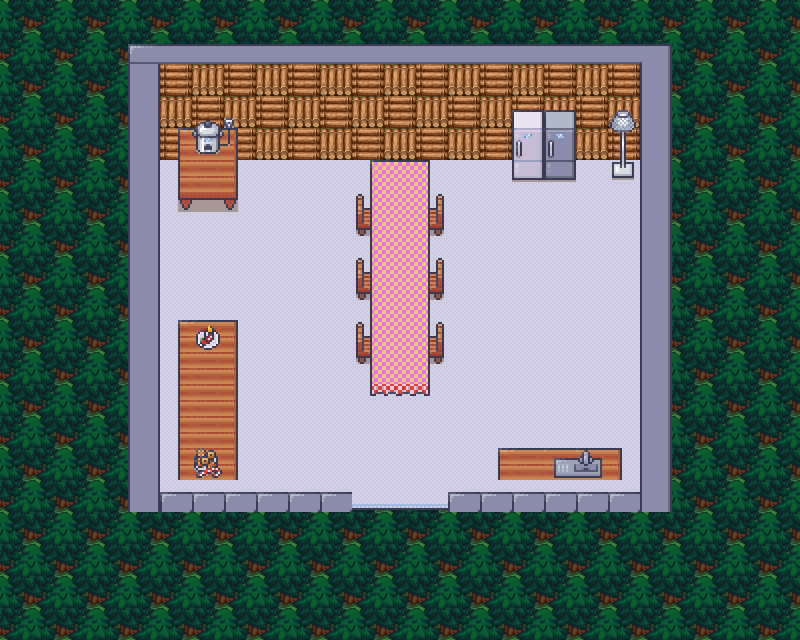

The image is a tile-based game level rendered from a .tmx file. Its description and source (layers, tilesets, objects; grid data summarised) follow:
An orthogonal 25x20 tile map with 32x32 px tiles, 4 tile layers (baseLayer, floorLayer, kitchenLayer, equipmentLayer), 5 tilesets and 1 object (start).

<map version="1.10" tiledversion="1.10.2" orientation="orthogonal" renderorder="right-down" width="25" height="20" tilewidth="32" tileheight="32" infinite="0" nextlayerid="6" nextobjectid="7">
 <editorsettings>
  <export target="assets/kitchenMapNew.tmj" format="json" />
 </editorsettings>
 <tileset firstgid="1" name="Desert32x32" tilewidth="32" tileheight="32" tilecount="256" columns="16">
  <image source="assets/Desert32x32.png" width="512" height="512" />
 </tileset>
 <tileset firstgid="257" name="Farming32x32" tilewidth="32" tileheight="32" tilecount="400" columns="20">
  <image source="assets/Farming32x32.png" width="640" height="640" />
 </tileset>
 <tileset firstgid="657" name="Forest32x32" tilewidth="32" tileheight="32" tilecount="256" columns="16">
  <image source="assets/Forest32x32.png" width="512" height="512" />
 </tileset>
 <tileset firstgid="913" name="Kitchen32x32" tilewidth="32" tileheight="32" tilecount="784" columns="16">
  <image source="assets/Kitchen32x32.png" width="512" height="1568" />
 </tileset>
 <tileset firstgid="1697" name="Village32x32" tilewidth="32" tileheight="32" tilecount="360" columns="8">
  <image source="assets/Village32x32.png" width="256" height="1450" />
 </tileset>
 <layer id="1" name="baseLayer" width="25" height="20">
  <data>[500 cells, 500 non-empty, 4 distinct tile ids]</data>
 </layer>
 <layer id="4" name="floorLayer" width="25" height="20">
  <data>[500 cells, 221 non-empty, 5 distinct tile ids]</data>
 </layer>
 <layer id="2" name="kitchenLayer" width="25" height="20">
  <data>[500 cells, 98 non-empty, 19 distinct tile ids]</data>
 </layer>
 <layer id="3" name="equipmentLayer" width="25" height="20">
  <data>[500 cells, 41 non-empty, 26 distinct tile ids]</data>
 </layer>
 <objectgroup id="5" name="objectLayer">
  <object id="1" name="start" x="400" y="509">
   <point />
  </object>
 </objectgroup>
</map>
